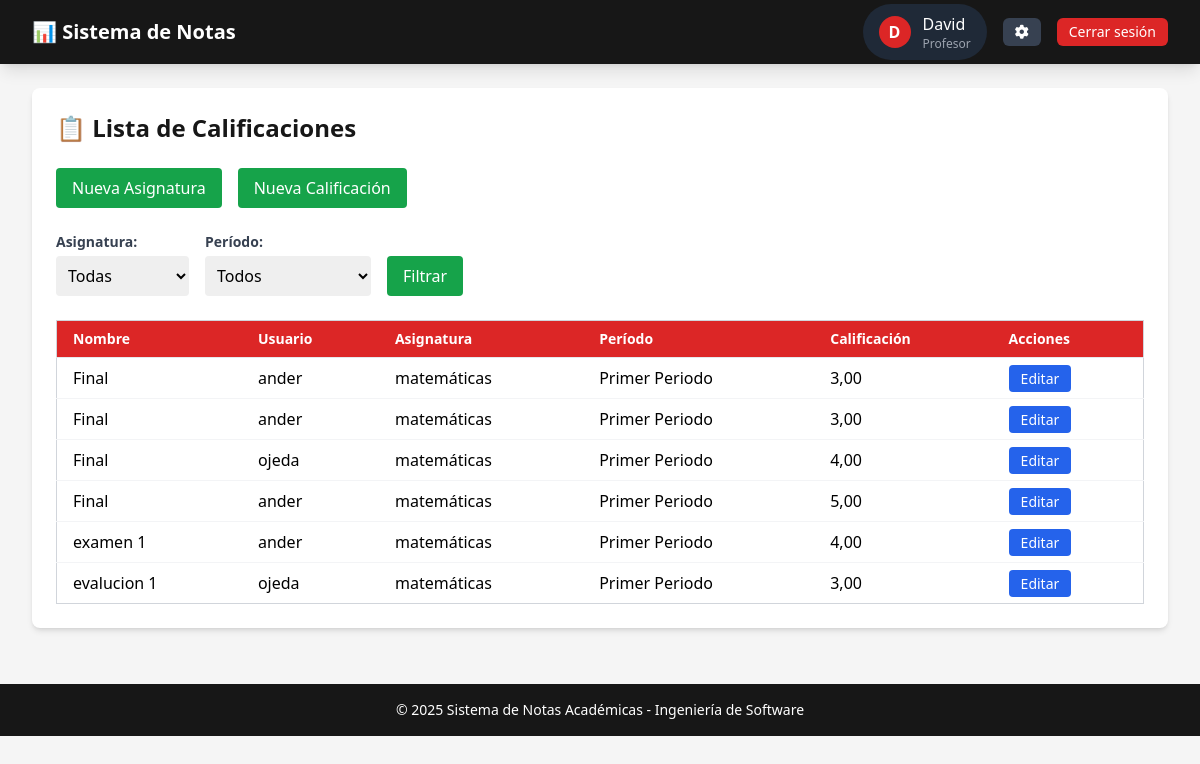
/academico/lista_calificaciones/ (signed in), run on the app's committed database.
### academico/models.py (models this page shows, shortened)
class User(AbstractUser):
    ROLES = [('admin', 'Administrador'), ('profesor', 'Profesor'), ('estudiante', 'Estudiante')]
    username = models.CharField('Nombre de usuario', max_length=30, unique=True)
    rol = models.CharField('Rol', max_length=20, choices=ROLES, default='estudiante')
    pregunta_seguridad = models.CharField('Pregunta de recuperación', max_length=200, blank=True, null=True)
    respuesta_seguridad = models.CharField('Respuesta de recuperación', max_length=200, blank=True, null=True)
    primer_inicio_sesion = models.BooleanField(default=True)
    intentos_recuperacion = models.IntegerField(default=0)
    ultimo_intento = models.DateTimeField(null=True, blank=True)
    objects = CustomUserManager()
    USERNAME_FIELD = 'username'
    REQUIRED_FIELDS = ['rol']

class Calificacion(models.Model):
    class Meta:
        indexes = [
            models.Index(fields=['estudiante', 'asignatura']),
            models.Index(fields=['periodo']),
            models.Index(fields=['profesor'])
        ]
        ordering = ['-periodo__nombre', 'asignatura__nombre']
    estudiante = models.ForeignKey(Estudiante, on_delete=models.CASCADE)
    profesor = models.ForeignKey(Profesor, on_delete=models.CASCADE)
    asignatura = models.ForeignKey(Asignatura, on_delete=models.CASCADE)
    periodo = models.ForeignKey(Periodo, on_delete=models.CASCADE)
    tipo_evaluacion = models.CharField(max_length=50, default="Final")
    nombre = models.CharField(
        max_length=100,
        blank=False,  # Puedes cambiar a False si lo quieres requerido
        verbose_name="Nombre/Descripción",
        help_text="Nombre descriptivo de la calificación"
    )
    nota = models.DecimalField(max_digits=4, decimal_places=2)

class Estudiante(models.Model):
    user = models.OneToOneField(settings.AUTH_USER_MODEL, on_delete=models.CASCADE)
    matricula = models.CharField(max_length=30, unique=True)

class Asignatura(models.Model):
    nombre = models.CharField(max_length=100)

class Periodo(models.Model):
    nombre = models.CharField(max_length=100)

### academico/views.py (the view)
# urls.py: path('lista_calificaciones/', views.lista_calificaciones, name='lista_calificaciones'),
@login_required
def lista_calificaciones(request):
    if request.user.rol != 'profesor':
        messages.error(request, "Acceso restringido a profesores.")
        return redirect('login')
    try:
        profesor = Profesor.objects.get(user=request.user)
    except Profesor.DoesNotExist:
        messages.error(request, "Perfil de profesor no encontrado.")
        return redirect('login')
    asignatura_id = request.GET.get('asignatura')
    periodo_id = request.GET.get('periodo')
    calificaciones = Calificacion.objects.filter(profesor=profesor).select_related('estudiante__user', 'asignatura', 'periodo')
    if asignatura_id:
        calificaciones = calificaciones.filter(asignatura_id=asignatura_id)
    if periodo_id:
        calificaciones = calificaciones.filter(periodo_id=periodo_id)
    context = {
        'calificaciones': calificaciones,
        'asignaturas': Asignatura.objects.all(),
        'periodos': Periodo.objects.all(),
        'mensaje': "No hay calificaciones registradas." if not calificaciones.exists() else None
    }
    return render(request, 'academico/calificaciones/lista_calificaciones.html', context)

### templates/academico/calificaciones/lista_calificaciones.html (shortened to what this page needs)
{% extends 'base/base_generic.html' %}
{% block content %}
<div class="bg-white p-6 rounded-lg shadow-md">
    <h2 class="text-2xl font-bold text-academic-secondary mb-6">📋 Lista de Calificaciones</h2>
    <div class="flex flex-wrap items-center gap-4 mb-6">
        <a href="{% url 'crear_asignatura' %}" class="bg-green-600 text-white px-4 py-2 rounded hover:bg-green-700 transition">Nueva Asignatura</a>
        <a href="{% url 'crear_calificacion' %}" class="bg-green-600 text-white px-4 py-2 rounded hover:bg-green-700 transition">Nueva Calificación</a>
    </div>
    <form method="get" class="flex flex-wrap gap-4 items-center mb-6">
        <div>
            <label class="block mb-1 font-semibold text-sm text-gray-700">Asignatura:</label>
            <select name="asignatura" class="border-gray-300 rounded p-2">
                <option value="">Todas</option>
            </select>
        </div>
        <div>
            <label class="block mb-1 font-semibold text-sm text-gray-700">Período:</label>
            <select name="periodo" class="border-gray-300 rounded p-2">
                <option value="">Todos</option>
            </select>
        </div>
        <div class="self-end">
            <button type="submit" class="bg-green-600 text-white px-4 py-2 rounded hover:bg-green-700 transition">Filtrar</button>
        </div>
    </form>
<div class="overflow-x-auto">
    <table class="min-w-full divide-y divide-gray-200 border border-gray-300">
        <thead class="bg-academic-primary text-white">
            <tr>
                <th class="px-4 py-2 text-left text-sm font-semibold">Nombre</th>
                <th class="px-4 py-2 text-left text-sm font-semibold">Usuario</th>
                <th class="px-4 py-2 text-left text-sm font-semibold">Asignatura</th>
                <th class="px-4 py-2 text-left text-sm font-semibold">Período</th>
                <th class="px-4 py-2 text-left text-sm font-semibold">Calificación</th>
                <th class="px-4 py-2 text-left text-sm font-semibold">Acciones</th>
            </tr>
        </thead>
        <tbody class="bg-white divide-y divide-gray-100">
            {% for calificacion in calificaciones %}
                <tr class="hover:bg-gray-50">
                    <td class="px-4 py-2">
                        {% if calificacion.nombre %}
                            {{ calificacion.nombre }}
                        {% else %}
                            {{ calificacion.tipo_evaluacion }}
                        {% endif %}
                    </td>
                    <td class="px-4 py-2">{{ calificacion.estudiante.user.username }}</td>
                    <td class="px-4 py-2">{{ calificacion.asignatura.nombre }}</td>
                    <td class="px-4 py-2">{{ calificacion.periodo.nombre }}</td>
                    <td class="px-4 py-2">{{ calificacion.nota|default:"-"|floatformat:2 }}</td>
                    <td class="px-4 py-2">
                        <a href="{% url 'editar_calificacion' calificacion.id %}"
                           class="bg-blue-600 text-white px-3 py-1 rounded hover:bg-blue-700 transition text-sm">
                            Editar
                        </a>
                    </td>
                </tr>
            {% empty %}
                <tr>
                    <td colspan="6" class="px-4 py-4 text-center text-gray-500">No hay calificaciones registradas.</td>
                </tr>
            {% endfor %}
        </tbody>
    </table>
</div>
</div>
{% endblock %}

### templates/base/components/navbar.html (shortened to what this page needs)
<nav class="bg-academic-secondary shadow-lg">
    <div class="max-w-7xl mx-auto px-4 sm:px-6 lg:px-8">
        <div class="flex items-center justify-between h-16">
            <div class="flex items-center">
                <div class="flex-shrink-0">
                    <span class="text-white font-bold text-xl">📊 Sistema de Notas</span>
                </div>
            </div>
            <div class="flex items-center">
                {% if user.is_authenticated %}
                <div class="relative flex items-center space-x-4">
                    <div class="flex items-center space-x-3 bg-gray-800 rounded-full px-4 py-2">
                        <div class="w-8 h-8 rounded-full bg-academic-primary flex items-center justify-center text-white font-bold">
                            {{ user.username|make_list|first|upper }}
                        </div>
                        <div class="flex flex-col">
                            <span class="text-white font-medium">{{ user.username }}</span>
                            <span class="text-gray-400 text-xs">{{ user.get_rol_display }}</span>
                        </div>
                    </div>
                    <button id="configBtn" type="button" class="px-3 py-1 rounded-md text-sm font-medium text-white bg-gray-700 hover:bg-gray-600 transition duration-300 ease-in-out transform hover:scale-105">
                        <i class="fas fa-cog hover:animate-spin"></i>
                    </button>
                    <a href="{% url 'logout' %}" class="px-3 py-1 rounded-md text-sm font-medium text-white bg-academic-primary hover:bg-red-700 transition duration-300 ease-in-out transform hover:scale-105">
                        Cerrar sesión
                    </a>
                </div>
                {% endif %}
            </div>
        </div>
    </div>
</nav>

### data on the page
User: username|make_list "D", username "David", rol "Profesor"
Calificacion: tipo_evaluacion "Final", estudiante.user.username "ander", asignatura.nombre "matemáticas", periodo.nombre "Primer Periodo", nota "3,00"
Calificacion: tipo_evaluacion "Final", estudiante.user.username "ander", asignatura.nombre "matemáticas", periodo.nombre "Primer Periodo", nota "3,00"
Calificacion: tipo_evaluacion "Final", estudiante.user.username "ojeda", asignatura.nombre "matemáticas", periodo.nombre "Primer Periodo", nota "4,00"
Calificacion: tipo_evaluacion "Final", estudiante.user.username "ander", asignatura.nombre "matemáticas", periodo.nombre "Primer Periodo", nota "5,00"
Calificacion: nombre "examen 1", estudiante.user.username "ander", asignatura.nombre "matemáticas", periodo.nombre "Primer Periodo", nota "4,00"
Calificacion: nombre "evalucion 1", estudiante.user.username "ojeda", asignatura.nombre "matemáticas", periodo.nombre "Primer Periodo", nota "3,00"
